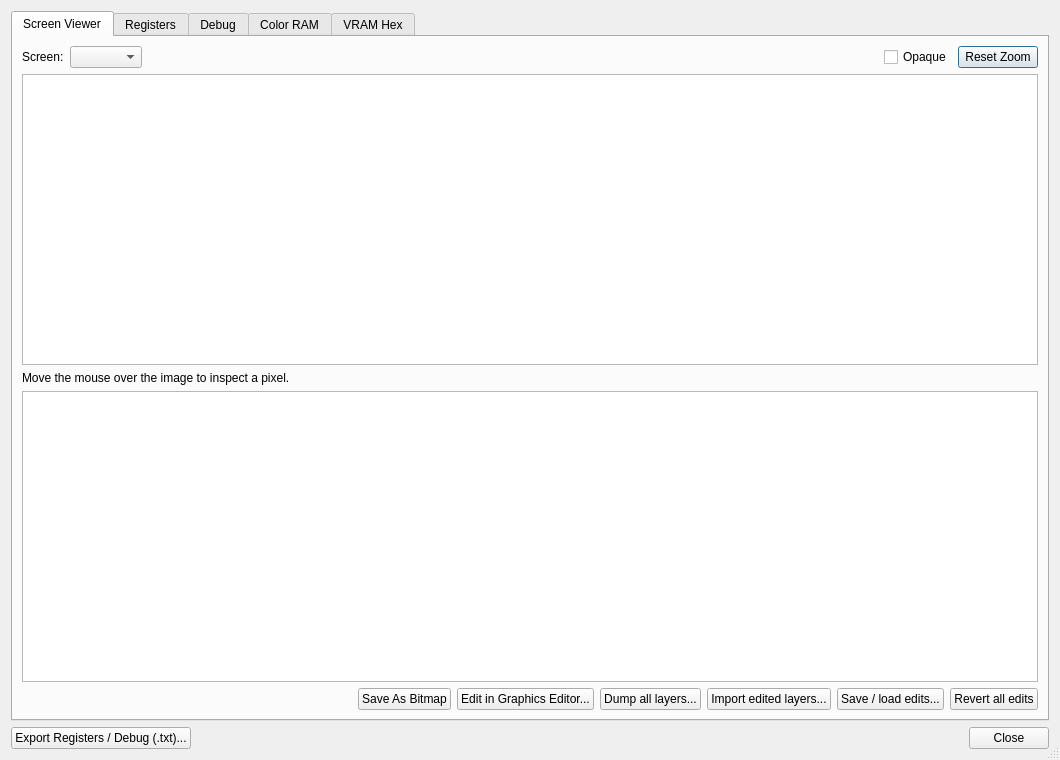
<?xml version="1.0" encoding="UTF-8"?>
<ui version="4.0">
 <class>UIDebugVDP2Viewer</class>
 <widget class="QDialog" name="UIDebugVDP2Viewer">
  <property name="geometry"><rect><x>0</x><y>0</y><width>1060</width><height>760</height></rect></property>
  <property name="windowTitle"><string>VDP2 Viewer</string></property>
  <property name="sizeGripEnabled"><bool>true</bool></property>
  <layout class="QVBoxLayout" name="vlay_root">
   <item>
    <widget class="QTabWidget" name="tabWidget">

     <!-- 0: Screen Viewer -->
     <widget class="QWidget" name="tabViewer">
      <attribute name="title"><string>Screen Viewer</string></attribute>
      <layout class="QVBoxLayout" name="vlViewer">
       <item><layout class="QHBoxLayout" name="hlViewerTop">
        <item><widget class="QLabel" name="lScreenLabel"><property name="text"><string>Screen:</string></property></widget></item>
        <item><widget class="QComboBox" name="cbScreen"><property name="minimumWidth"><number>110</number></property></widget></item>
        <item><spacer name="hs1"><property name="orientation"><enum>Qt::Horizontal</enum></property><property name="sizeHint" stdset="0"><size><width>40</width><height>20</height></size></property></spacer></item>
        <item><widget class="QCheckBox" name="cbOpaque"><property name="text"><string>Opaque</string></property></widget></item>
        <item><widget class="QPushButton" name="pbResetZoom">
         <property name="toolTip"><string>Fit the image back into the view (Ctrl+wheel to zoom)</string></property>
         <property name="text"><string>Reset Zoom</string></property>
        </widget></item>
       </layout></item>
       <item><widget class="QGraphicsView" name="gvScreen">
        <property name="sizePolicy"><sizepolicy hsizetype="Expanding" vsizetype="Expanding"><horstretch>0</horstretch><verstretch>0</verstretch></sizepolicy></property>
        <property name="mouseTracking"><bool>true</bool></property>
       </widget></item>
       <item><widget class="QLabel" name="lPixelInfo">
        <property name="text"><string>Move the mouse over the image to inspect a pixel.</string></property>
        <property name="alignment"><set>Qt::AlignLeading|Qt::AlignLeft|Qt::AlignTop</set></property>
       </widget></item>
       <item><widget class="QPlainTextEdit" name="pteScreenInfo">
        <property name="readOnly"><bool>true</bool></property>
        <property name="font"><font><family>Courier New</family><pointsize>9</pointsize></font></property>
        <property name="maximumHeight"><number>110</number></property>
       </widget></item>
       <item><layout class="QHBoxLayout" name="hlViewerBottom">
        <item><spacer name="hs2"><property name="orientation"><enum>Qt::Horizontal</enum></property><property name="sizeHint" stdset="0"><size><width>40</width><height>20</height></size></property></spacer></item>
        <item><widget class="QPushButton" name="pbSaveAsBitmap"><property name="text"><string>Save As Bitmap</string></property></widget></item>
        <item><widget class="QPushButton" name="pbOpenEditor"><property name="toolTip"><string>Open the graphics editor on the selected layer: click a part of its map and draw in it, change its palette, see the result in the game</string></property><property name="text"><string>Edit in Graphics Editor...</string></property></widget></item>
        <item><widget class="QPushButton" name="pbDumpLayers"><property name="toolTip"><string>Export every layer (NBG0-3, RBG0-1, SPRITE) as seen on screen, plus the full map of each NBG / RBG and the color RAM palette, as PNG files</string></property><property name="text"><string>Dump all layers...</string></property></widget></item>
        <item><widget class="QPushButton" name="pbImportLayers"><property name="toolTip"><string>Re-import edited map_*.png and palette.png from a dump folder. Only characters / colors that differ from the current state are rewritten; edits are kept every frame.</string></property><property name="text"><string>Import edited layers...</string></property></widget></item>
        <item><widget class="QPushButton" name="pbSaveEdits"><property name="toolTip"><string>Save the edits: edit pack (.kmod), patched disc image, BPS or IPS patch</string></property><property name="text"><string>Save / load edits...</string></property></widget></item>
        <item><widget class="QPushButton" name="pbRevertEdits"><property name="toolTip"><string>Put back every original sprite, tile and color changed with the graphics editor</string></property><property name="text"><string>Revert all edits</string></property></widget></item>
       </layout></item>
      </layout>
     </widget>

     <!-- 1: VDP2 Registers -->
     <widget class="QWidget" name="tabRegisters">
      <attribute name="title"><string>Registers</string></attribute>
      <layout class="QVBoxLayout" name="vlRegs" stretch="0,1">
       <item><layout class="QHBoxLayout" name="hlRegFilter">
        <item><widget class="QLabel" name="lRegFilter"><property name="text"><string>Filter:</string></property></widget></item>
        <item><widget class="QLineEdit" name="leRegFilter">
         <property name="placeholderText"><string>register or text (e.g. CYC, BGON, NBG1)</string></property>
         <property name="clearButtonEnabled"><bool>true</bool></property>
        </widget></item>
        <item><widget class="QLabel" name="lRegFilterCount"><property name="text"><string/></property></widget></item>
       </layout></item>
       <item><widget class="QSplitter" name="splitterRegs">
        <property name="orientation"><enum>Qt::Horizontal</enum></property>
        <widget class="QGroupBox" name="gbRawRegs">
         <property name="title"><string>Raw Values</string></property>
         <layout class="QVBoxLayout" name="vlRaw"><item><widget class="QPlainTextEdit" name="pteRawRegs">
          <property name="readOnly"><bool>true</bool></property>
          <property name="font"><font><family>Courier New</family><pointsize>9</pointsize></font></property>
         </widget></item></layout>
        </widget>
        <widget class="QGroupBox" name="gbDecodedRegs">
         <property name="title"><string>Decoded</string></property>
         <layout class="QVBoxLayout" name="vlDec"><item><widget class="QPlainTextEdit" name="pteDecodedRegs">
          <property name="readOnly"><bool>true</bool></property>
          <property name="font"><font><family>Courier New</family><pointsize>9</pointsize></font></property>
         </widget></item></layout>
        </widget>
       </widget></item>
      </layout>
     </widget>

     <!-- 2: Debug (Vdp2DebugStatsXXX, arbre groupe ou texte brut) -->
     <widget class="QWidget" name="tabStats">
      <attribute name="title"><string>Debug</string></attribute>
      <layout class="QVBoxLayout" name="vlStats" stretch="0,1,1">
       <item><layout class="QHBoxLayout" name="hlStatsTop" stretch="1,0,0">
        <item><widget class="QLabel" name="lStatsHint">
         <property name="text"><string>Active layers, grouped by topic. Warnings explain why a layer that is on is not drawn.</string></property>
         <property name="wordWrap"><bool>true</bool></property>
        </widget></item>
        <item><spacer name="hsStats"><property name="orientation"><enum>Qt::Horizontal</enum></property><property name="sizeHint" stdset="0"><size><width>20</width><height>20</height></size></property></spacer></item>
        <item><widget class="QCheckBox" name="cbStatsText"><property name="text"><string>Plain text</string></property></widget></item>
       </layout></item>
       <item><widget class="QTreeWidget" name="twStats">
        <property name="alternatingRowColors"><bool>true</bool></property>
        <property name="uniformRowHeights"><bool>true</bool></property>
        <property name="columnCount"><number>2</number></property>
        <column><property name="text"><string>Field</string></property></column>
        <column><property name="text"><string>Value</string></property></column>
       </widget></item>
       <item><widget class="QPlainTextEdit" name="pteStats">
        <property name="readOnly"><bool>true</bool></property>
        <property name="font"><font><family>Courier New</family><pointsize>9</pointsize></font></property>
       </widget></item>
      </layout>
     </widget>

     <!-- 3: Color RAM -->
     <widget class="QWidget" name="tabColorRam">
      <attribute name="title"><string>Color RAM</string></attribute>
      <layout class="QVBoxLayout" name="vlCram" stretch="0,1,0">
       <item><layout class="QHBoxLayout" name="hlCramTop">
        <item><widget class="QLabel" name="lCramInfo"><property name="text"><string>Color RAM</string></property></widget></item>
        <item><spacer name="hs3"><property name="orientation"><enum>Qt::Horizontal</enum></property><property name="sizeHint" stdset="0"><size><width>40</width><height>20</height></size></property></spacer></item>
        <item><widget class="QCheckBox" name="cbCramHex"><property name="text"><string>Show hex dump</string></property></widget></item>
       </layout></item>
       <item><widget class="QSplitter" name="splitterCram">
        <property name="orientation"><enum>Qt::Horizontal</enum></property>
        <property name="childrenCollapsible"><bool>false</bool></property>
        <widget class="QGraphicsView" name="gvColorRam">
         <property name="sizePolicy"><sizepolicy hsizetype="Expanding" vsizetype="Expanding"><horstretch>3</horstretch><verstretch>0</verstretch></sizepolicy></property>
         <property name="horizontalScrollBarPolicy"><enum>Qt::ScrollBarAlwaysOff</enum></property>
         <property name="verticalScrollBarPolicy"><enum>Qt::ScrollBarAlwaysOff</enum></property>
        </widget>
        <widget class="QFrame" name="frCramPanel">
         <property name="minimumWidth"><number>250</number></property>
         <layout class="QVBoxLayout" name="vlCramPanel">
          <item><layout class="QHBoxLayout" name="hlCramSel">
           <item><widget class="QLabel" name="lCramSwatch">
            <property name="minimumSize"><size><width>56</width><height>56</height></size></property>
            <property name="maximumSize"><size><width>56</width><height>56</height></size></property>
           </widget></item>
           <item><widget class="QLabel" name="lCramTitle">
            <property name="text"><string>Hover a color</string></property>
            <property name="wordWrap"><bool>true</bool></property>
           </widget></item>
          </layout></item>
          <item><widget class="QLabel" name="lCramDetail">
           <property name="text"><string/></property>
           <property name="wordWrap"><bool>true</bool></property>
           <property name="alignment"><set>Qt::AlignLeading|Qt::AlignLeft|Qt::AlignTop</set></property>
          </widget></item>
          <item><widget class="QLabel" name="lCramDup">
           <property name="text"><string/></property>
           <property name="wordWrap"><bool>true</bool></property>
           <property name="alignment"><set>Qt::AlignLeading|Qt::AlignLeft|Qt::AlignTop</set></property>
          </widget></item>
          <item><spacer name="vsCram"><property name="orientation"><enum>Qt::Vertical</enum></property><property name="sizeHint" stdset="0"><size><width>20</width><height>20</height></size></property></spacer></item>
          <item><widget class="QLabel" name="lCramLegend">
           <property name="text"><string/></property>
           <property name="wordWrap"><bool>true</bool></property>
          </widget></item>
         </layout>
        </widget>
       </widget></item>
       <item><widget class="QPlainTextEdit" name="pteColorRamHex">
        <property name="readOnly"><bool>true</bool></property>
        <property name="maximumHeight"><number>160</number></property>
        <property name="font"><font><family>Courier New</family><pointsize>8</pointsize></font></property>
       </widget></item>
      </layout>
     </widget>

     <!-- 4: VRAM Hex -->
     <widget class="QWidget" name="tabVram">
      <attribute name="title"><string>VRAM Hex</string></attribute>
      <layout class="QVBoxLayout" name="vlVram">
       <item><layout class="QHBoxLayout" name="hlVramTop">
        <item><widget class="QLabel" name="lVramBank"><property name="text"><string>Bank:</string></property></widget></item>
        <item><widget class="QComboBox" name="cbVramBank">
         <item><property name="text"><string>VRAM-A  (0x00000-0x3FFFF)</string></property></item>
         <item><property name="text"><string>VRAM-B  (0x40000-0x7FFFF)</string></property></item>
         <item><property name="text"><string>VRAM-A0 (0x00000-0x1FFFF)</string></property></item>
         <item><property name="text"><string>VRAM-A1 (0x20000-0x3FFFF)</string></property></item>
         <item><property name="text"><string>VRAM-B0 (0x40000-0x5FFFF)</string></property></item>
         <item><property name="text"><string>VRAM-B1 (0x60000-0x7FFFF)</string></property></item>
        </widget></item>
        <item><widget class="QLabel" name="lVramOff"><property name="text"><string>  Offset (hex):</string></property></widget></item>
        <item><widget class="QLineEdit" name="leVramOffset"><property name="text"><string>0</string></property><property name="maximumWidth"><number>80</number></property></widget></item>
        <item><widget class="QPushButton" name="pbVramGo"><property name="text"><string>Go</string></property><property name="maximumWidth"><number>50</number></property></widget></item>
        <item><widget class="QLabel" name="lVramJump"><property name="text"><string>  Jump to:</string></property></widget></item>
        <item><widget class="QComboBox" name="cbVramJump">
         <property name="toolTip"><string>Tables and data used by the active layers (from the Debug tab)</string></property>
         <property name="minimumWidth"><number>220</number></property>
        </widget></item>
        <item><spacer name="hs4"><property name="orientation"><enum>Qt::Horizontal</enum></property><property name="sizeHint" stdset="0"><size><width>40</width><height>20</height></size></property></spacer></item>
        <item><widget class="QPushButton" name="pbVramExport">
         <property name="toolTip"><string>Save the selected VRAM bank to a raw .bin file</string></property>
         <property name="text"><string>Export bank (.bin)...</string></property>
        </widget></item>
       </layout></item>
       <item><widget class="QPlainTextEdit" name="pteVramHex">
        <property name="readOnly"><bool>true</bool></property>
        <property name="font"><font><family>Courier New</family><pointsize>9</pointsize></font></property>
       </widget></item>
      </layout>
     </widget>

    </widget>
   </item>
   <item><layout class="QHBoxLayout" name="hlay_bot">
    <item><widget class="QPushButton" name="pbExportDebugInfo">
     <property name="toolTip"><string>Save the Registers tab (raw + decoded) and the Debug tab to a text file</string></property>
     <property name="text"><string>Export Registers / Debug (.txt)...</string></property>
    </widget></item>
    <item><spacer name="hs5"><property name="orientation"><enum>Qt::Horizontal</enum></property><property name="sizeHint" stdset="0"><size><width>40</width><height>20</height></size></property></spacer></item>
    <item><widget class="QDialogButtonBox" name="dbbButtons"><property name="standardButtons"><set>QDialogButtonBox::Close</set></property></widget></item>
   </layout></item>
  </layout>
 </widget>
 <resources/>
 <connections>
  <connection>
   <sender>dbbButtons</sender><signal>rejected()</signal>
   <receiver>UIDebugVDP2Viewer</receiver><slot>reject()</slot>
   <hints><hint type="sourcelabel"><x>347</x><y>670</y></hint><hint type="destinationlabel"><x>335</x><y>720</y></hint></hints>
  </connection>
 </connections>
</ui>
